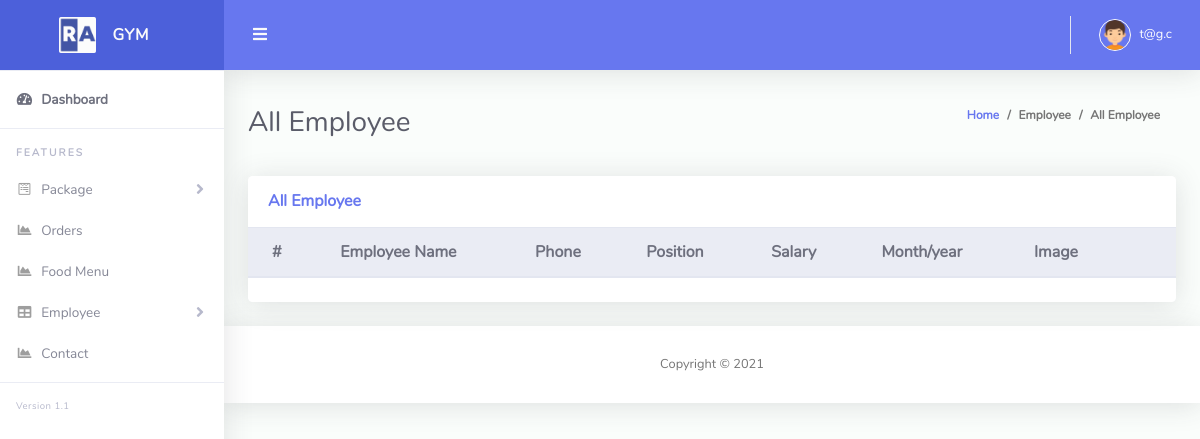
Before: /admin/salary_list.php (signed in) with the older database file.
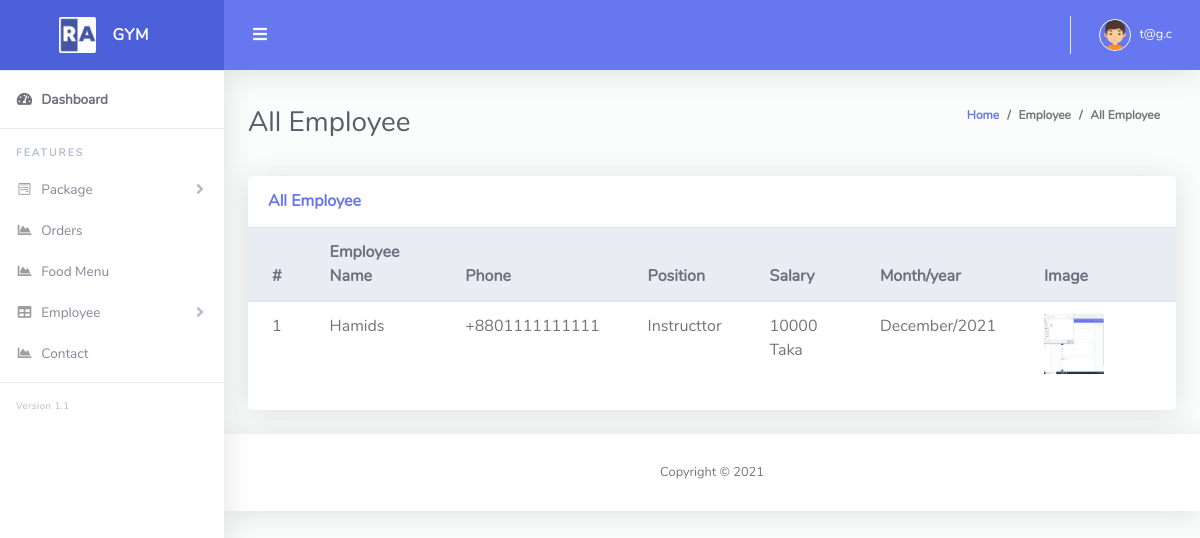
After: the same page with the newer database file.
### tables this page shows
CREATE TABLE `salary_table` (
  `salary_id` int(11) NOT NULL,
  `emp_id` int(11) NOT NULL,
  `month` varchar(200) NOT NULL,
  `salary` varchar(200) NOT NULL,
  `year` int(11) NOT NULL,
  `pay_at` timestamp NOT NULL DEFAULT current_timestamp()
);

CREATE TABLE `employee_table` (
  `emp_id` int(11) NOT NULL,
  `emp_name` varchar(200) NOT NULL,
  `emp_job_status` varchar(200) NOT NULL,
  `emp_email` varchar(200) NOT NULL,
  `emp_phone` varchar(200) NOT NULL,
  `emp_image` varchar(200) NOT NULL,
  `emp_salary` varchar(200) NOT NULL,
  `create_emp` timestamp NOT NULL DEFAULT current_timestamp(),
  `emp_address` text NOT NULL,
  `total_rat` int(11) DEFAULT NULL,
  `hit` int(11) DEFAULT NULL
);

### Classes/DB.php (called while the page is built, shortened)
<?php
class DB
{
    public $servername = "localhost";
    public $username = "root";
    public $password = "";
    public $dbname = "gym";
    public function connect(){
        $this->conn = new mysqli($this->servername, $this->username, $this->password, $this->dbname);
        if ($this->conn->connect_error) {
          die("Connection failed: " . $this->conn->connect_error);
        }
        else{
            return $msg =  "connected";
        }
    }
}
?>

### Classes/EmployeeClass.php (called while the page is built, shortened)
<?php
include_once 'db.php';
class EmployeeClass extends DB
{
        public function viewSalary($month,$year){
			$qry = "SELECT * FROM salary_table LEFT JOIN employee_table ON employee_table.emp_id = salary_table.emp_id  where  month like '%{$month}%' and  year like '%{$year}%' ";
			$result = $this->conn->query($qry);
			return $result;
		}
}

### admin/salary_list.php (the view, shortened to what this page needs)
<?php include 'layouts/header.php';
?>
<div class="container-fluid" id="container-wrapper">
    <div class="d-sm-flex align-items-center justify-content-between mb-4">
    <h1 class="h3 mb-0 text-gray-800">All Employee</h1>
    <ol class="breadcrumb">
        <li class="breadcrumb-item"><a href="./">Home</a></li>
        <li class="breadcrumb-item">Employee</li>
        <li class="breadcrumb-item active" aria-current="page">All Employee</li>
    </ol>
    </div>
    <div class="row">
        <div class="col-lg-12 mb-4">
            <div class="card">
            <div class="card-header py-3 d-flex flex-row align-items-center justify-content-between">
                <h6 class="m-0 font-weight-bold text-primary">All Employee</h6>
            </div>
            <div class="table-responsive">
                <table class="table align-items-center table-flush">
                <thead class="thead-light">
                    <tr>
                        <th>#</th>
                        <th>Employee Name</th>
                        <th>Phone</th>
                        <th>Position</th>
                        <th>Salary <br></th>
                        <th>Month/year</th>
                        <th>Image</th>
                        <th></th>
                    </tr>
                </thead>
                <tbody>
                    <?php
                    $month = date('F');
                    $year = date('Y');
                        $i = 0;
                        $view = $emp->viewSalary($month,$year);
                        foreach($view as $value){
                    ?>
                    <tr>
                        <td><?php echo $i+=1; ?></td>
                        <td><?php echo $value['emp_name']; ?></td>
                        <td><?php echo $value['emp_phone']; ?></td>
                        <td><?php echo $value['emp_job_status']; ?> </td>
                        <td><?php echo $value['emp_salary']; ?> Taka</td>
                        <td><?php echo $value['month']."/".$value['year']; ?></td>
                        <td><img style="height: 60px; width:60px;" src="<?php echo $value['emp_image']; ?>" alt=""> </td>
                    </tr>
                    <?php } ?>
                </tbody>
                </table>
            </div>
            <div class="card-footer"></div>
            </div>
        </div>
    </div>
</div>
<?php include 'layouts/footer.php';?>

### admin/layouts/header.php (shortened to what this page needs)
<?php
include '../Classes/EmployeeClass.php';
$emp = new EmployeeClass();
?>
<!DOCTYPE html>
<html lang="en">
<head>
  <link href="vendor/fontawesome-free/css/all.min.css" rel="stylesheet" type="text/css">
  <link href="vendor/bootstrap/css/bootstrap.min.css" rel="stylesheet" type="text/css">
  <link href="css/ruang-admin.min.css" rel="stylesheet">
  <link href="vendor/datatables/dataTables.bootstrap4.min.css" rel="stylesheet">
</head>
<body id="page-top">
  <div id="wrapper">
    <ul class="navbar-nav sidebar sidebar-light accordion" id="accordionSidebar">
      <a class="sidebar-brand d-flex align-items-center justify-content-center" href="index.php">
        <div class="sidebar-brand-icon">
          <img src="img/logo/logo2.png">
        </div>
        <div class="sidebar-brand-text mx-3">GYM</div>
      </a>
      <hr class="sidebar-divider my-0">
      <li class="nav-item active">
        <a class="nav-link" href="index.php">
          <i class="fas fa-fw fa-tachometer-alt"></i>
          <span>Dashboard</span></a>
      </li>
      <hr class="sidebar-divider">
      <div class="sidebar-heading">
        Features
      </div>
      <li class="nav-item">
        <a class="nav-link collapsed" href="#" data-toggle="collapse" data-target="#collapseForm" aria-expanded="true"
          aria-controls="collapseForm">
          <i class="fab fa-fw fa-wpforms"></i>
          <span>Package</span>
        </a>
      </li>
      <li class="nav-item">
        <a class="nav-link" href="order.php">
          <i class="fas fa-fw fa-chart-area"></i>
          <span>Orders</span>
        </a>
      </li>
      <li class="nav-item">
        <a class="nav-link" href="food.php">
          <i class="fas fa-fw fa-chart-area"></i>
          <span>Food Menu</span>
        </a>
      </li>
      <li class="nav-item">
        <a class="nav-link collapsed" href="#" data-toggle="collapse" data-target="#collapseTable" aria-expanded="true"
          aria-controls="collapseTable">
          <i class="fas fa-fw fa-table"></i>
          <span>Employee</span>
        </a>
      </li>
      <li class="nav-item">
        <a class="nav-link" href="contact.php">
          <i class="fas fa-fw fa-chart-area"></i>
          <span>Contact</span>
        </a>
      </li>
      <hr class="sidebar-divider">
      <div class="version" id="version-ruangadmin"></div>
    </ul>
    <div id="content-wrapper" class="d-flex flex-column">
      <div id="content">
        <nav class="navbar navbar-expand navbar-light bg-navbar topbar mb-4 static-top">
          <button id="sidebarToggleTop" class="btn btn-link rounded-circle mr-3">
            <i class="fa fa-bars"></i>
          </button>
          <ul class="navbar-nav ml-auto">
            <li class="nav-item dropdown no-arrow">
              <a class="nav-link dropdown-toggle" href="#" id="userDropdown" role="button" data-toggle="dropdown"
                aria-haspopup="true" aria-expanded="false">
                <img class="img-profile rounded-circle" src="img/boy.png" style="max-width: 60px">
                <span class="ml-2 d-none d-lg-inline text-white small"><?php echo  $_SESSION['admin_email']; ?></span>
              </a>
            </li>
          </ul>
        </nav>

### admin/layouts/footer.php (shortened to what this page needs)
<footer class="sticky-footer bg-white">
  <div class="container my-auto">
    <div class="copyright text-center my-auto">
      <span>Copyright &copy; <script> document.write(new Date().getFullYear()); </script>
      </span>
    </div>
  </div>
</footer>
    </div>
  </div>
</body>
</html>

Changed rows visible on the page:
added salary_table: emp.emp_name "Hamids", emp.emp_phone "+8801111111111", emp.emp_job_status "Instructtor", emp.emp_salary "10000", month "December", year "2021", emp.emp_image (picture)
